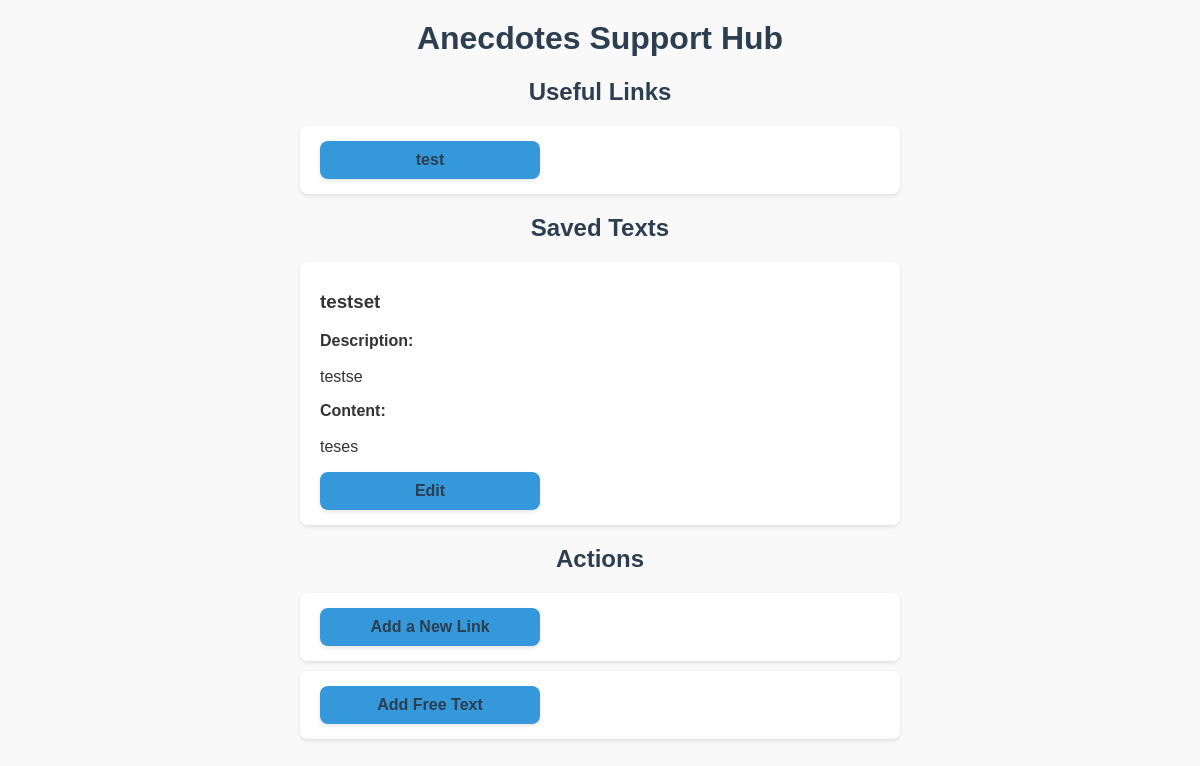
Before: / with the older database file.
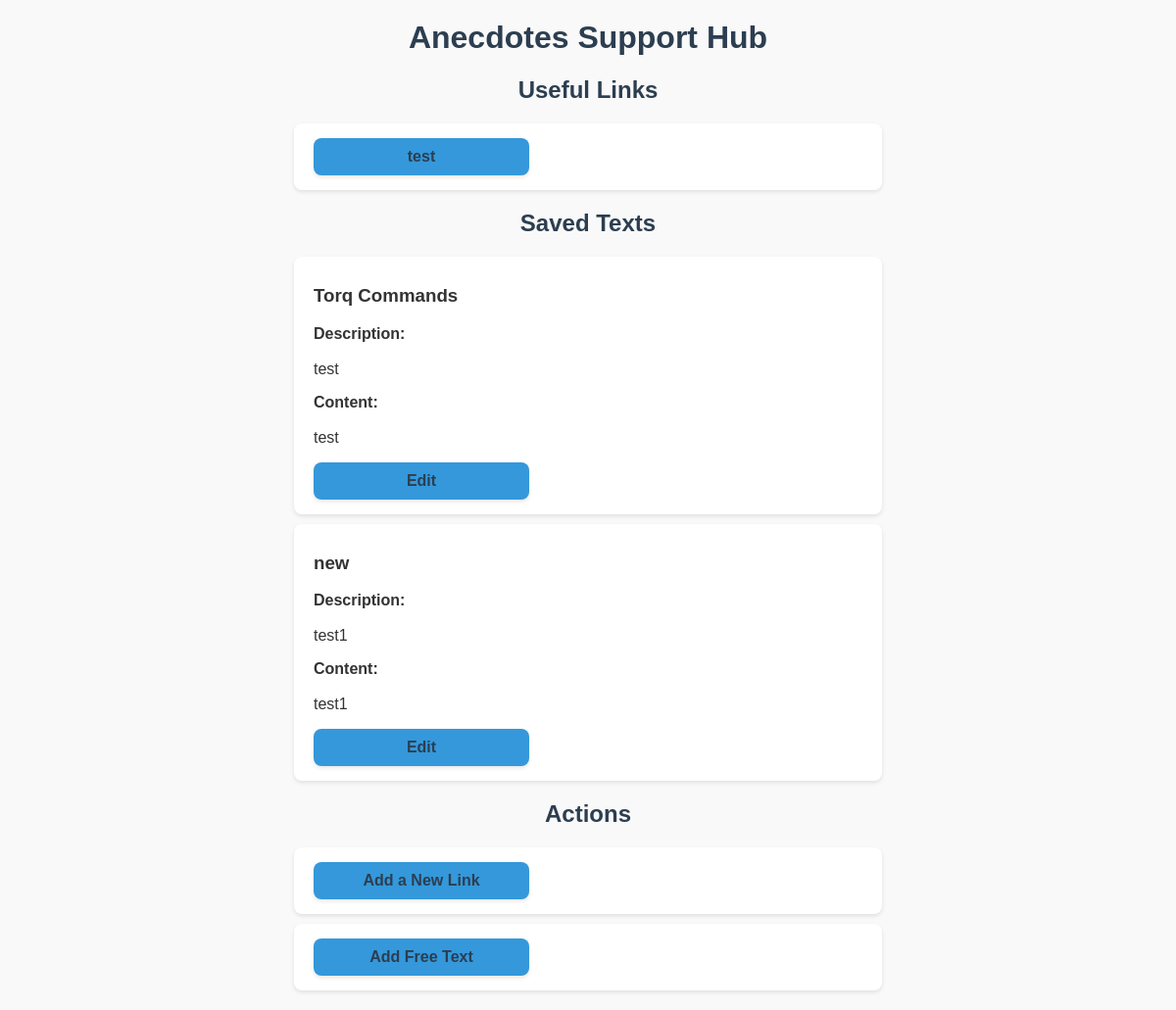
After: the same page with the newer database file.
### main.py (models this page shows)
class Link(db.Model):
    id = db.Column(db.Integer, primary_key=True)
    name = db.Column(db.String(100), nullable=False)
    url = db.Column(db.String(200), nullable=False)

class FreeText(db.Model):
    id = db.Column(db.Integer, primary_key=True)
    title = db.Column(db.String(100), nullable=False)  # כותרת
    description = db.Column(db.Text, nullable=False)  # תיאור
    content = db.Column(db.Text, nullable=False)  # תוכן

### main.py (the view)
@app.route("/")
def home():
    texts = FreeText.query.all()
    links = Link.query.all()
    return render_template("index.html", links=links, texts=texts)

### templates/index.html (shortened to what this page needs)
<!DOCTYPE html>
<html lang="en">
<head>
    <link rel="stylesheet" type="text/css" href="/static/style.css">
</head>
<body>
    <h1>Anecdotes Support Hub</h1>
    <h2>Useful Links</h2>
    <ul>
        {% for link in links %}
            <li><a href="{{ link.url }}" target="_blank">{{ link.name }}</a></li>
        {% endfor %}
    </ul>
    <h2>Saved Texts</h2>
    <ul>
        {% for text in texts %}
            <li>
                <h3>{{ text.title }}</h3>
                <p><strong>Description:</strong> <br><br>{{ text.description }}</p>
                    <p style="white-space: pre-wrap;"><strong>Content:</strong> <br><br>{{ text.content }}</p>
                <a href="{{ url_for('edit_text', text_id=text.id) }}">Edit</a>
            </li>
        {% endfor %}
    </ul>
    <h2>Actions</h2>
    <ul>
        <li><a href="/add">Add a New Link</a></li>
        <li><a href="/add_text">Add Free Text</a></li>
    </ul>
</body>
</html>

### static/style.css (style rules this page uses)
body { font-family: Arial, sans-serif; background-color: #f9f9f9; margin: 0; padding: 0; color: #333; }
h1, h2 { text-align: center; color: #2c3e50; margin-top: 20px; }
ul { list-style-type: none; padding: 0; margin: 20px auto; max-width: 600px; }
ul li { background-color: #ffffff; margin: 10px 0; padding: 10px 20px; border-radius: 8px; box-shadow: 0 2px 4px rgba(0, 0, 0, 0.1); }
ul li a { text-decoration: none; color: #2c3e50; font-weight: bold; display: block; text-align: center; padding: 10px; background-color: #3498db; border-radius: 8px; margin: 5px 0; box-shadow: 0 2px 4px rgba(0, 0, 0, 0.1); }
a { display: block; text-align: center; margin: 20px auto; color: #fff; background-color: #3498db; text-decoration: none; padding: 10px 20px; border-radius: 8px; width: 200px; box-shadow: 0 2px 4px rgba(0, 0, 0, 0.1); }

Changed rows visible on the page:
changed FreeText: title "testset" → "Torq Commands"; description "testse" → "test"; content "teses" → "test"
added FreeText: title "new", description "test1", content "test1"
